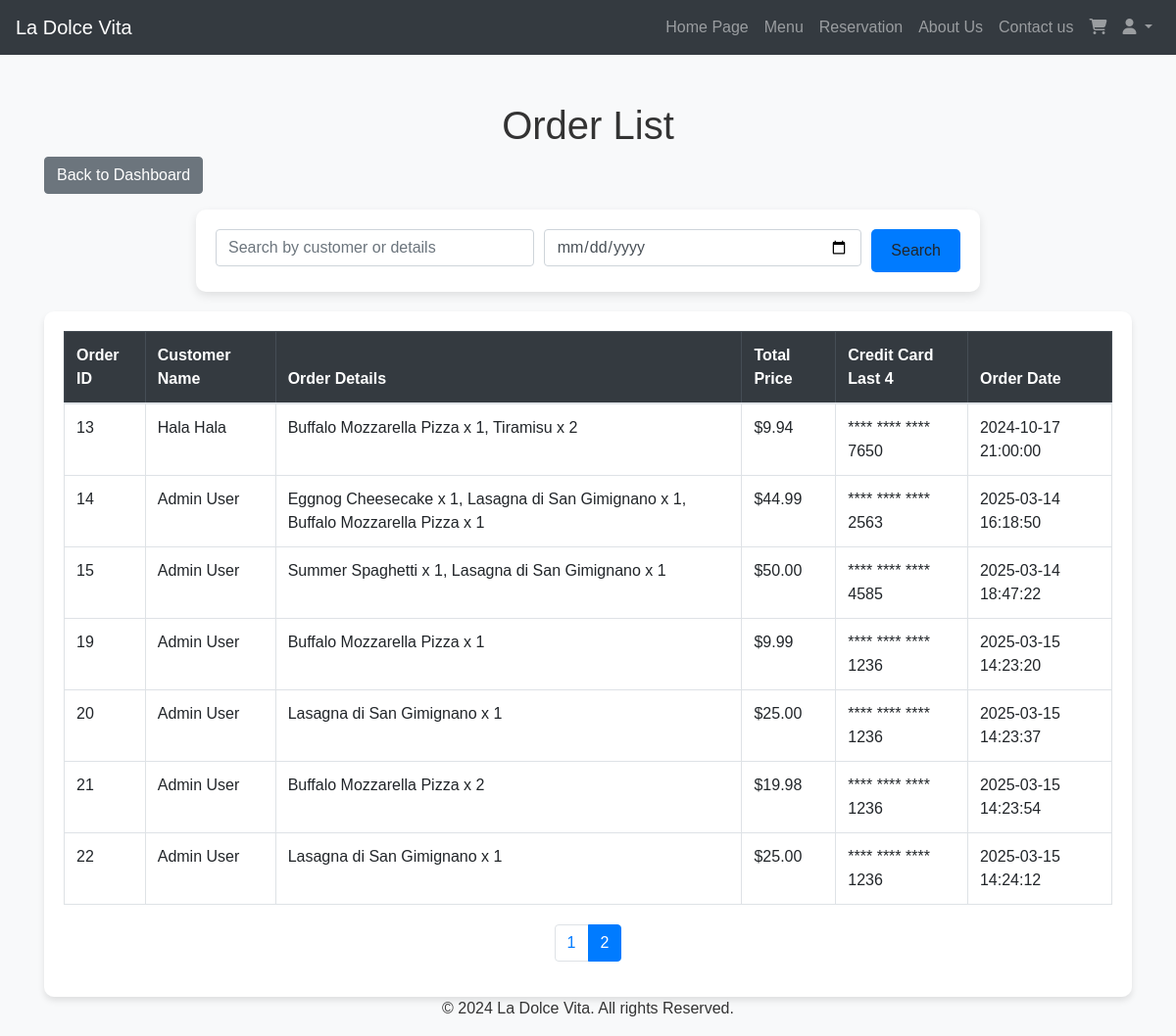
Page /index.php?page=admin_orders_list&p=2 (signed in) on the earlier database version.
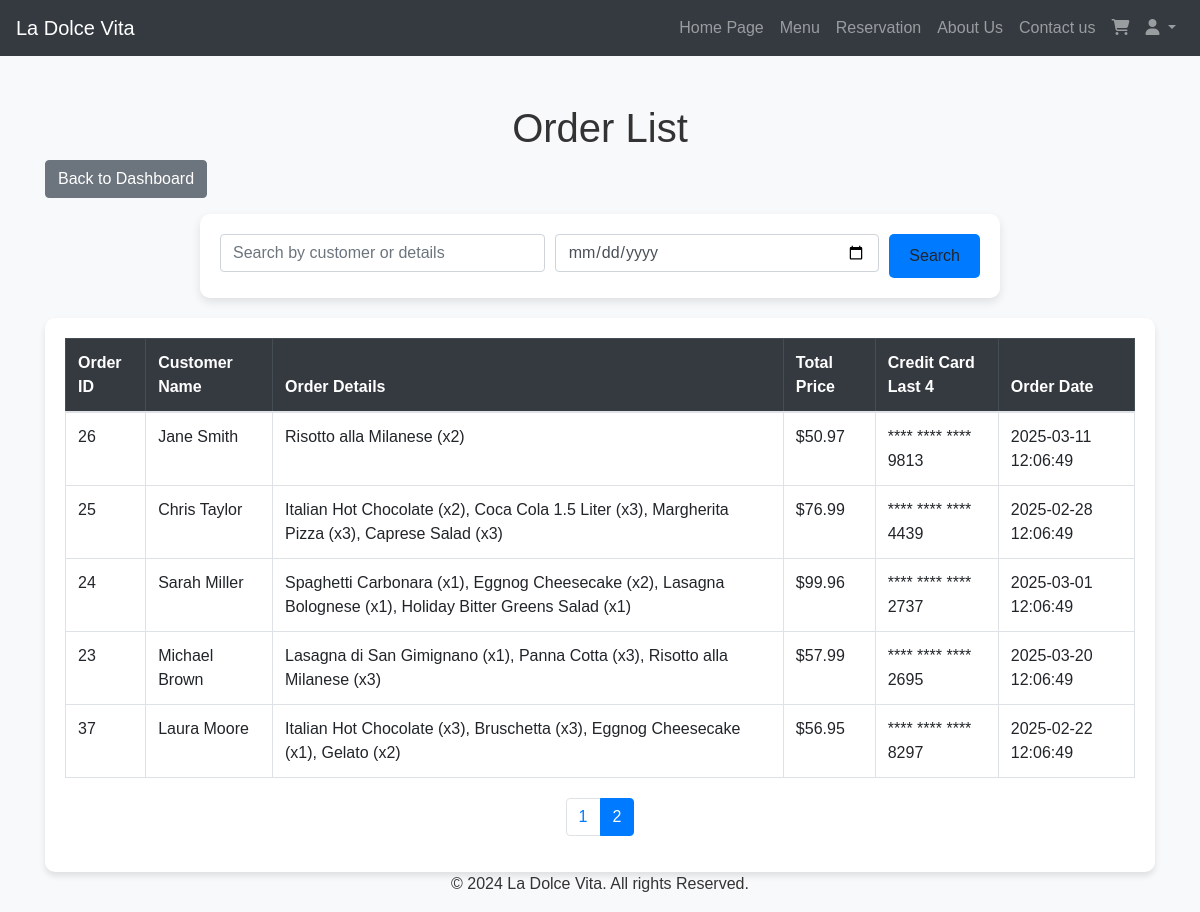
Same page on the later database version.
### tables this page shows
CREATE TABLE IF NOT EXISTS `orders` (
  `OrderID` int NOT NULL AUTO_INCREMENT,
  `CustomerID` int DEFAULT NULL,
  `OrderDetails` text NOT NULL,
  `TotalPrice` decimal(10,2) NOT NULL,
  `CreditCardLast4` char(4) NOT NULL,
  `OrderDate` timestamp NULL DEFAULT CURRENT_TIMESTAMP,
  PRIMARY KEY (`OrderID`)
);

CREATE TABLE IF NOT EXISTS `accounts` (
  `AccountID` int NOT NULL AUTO_INCREMENT,
  `FName` varchar(30) NOT NULL,
  `LName` varchar(30) NOT NULL,
  `Username` varchar(30) NOT NULL,
  `Password` varchar(255) NOT NULL,
  `Email` varchar(50) NOT NULL,
  `Role` enum('admin','user') NOT NULL DEFAULT 'user',
  PRIMARY KEY (`AccountID`),
  UNIQUE KEY `Username` (`Username`),
  UNIQUE KEY `Email` (`Email`)
);

### src/controller/session_status.php (called while the page is built, shortened)
<?php
if (isset($_SESSION['username'])){
    $isLoggedIn = true;
    $userRole =$_SESSION['role'];
}
else{
    $isLoggedIn=false;
    $userRole='';
}
?>

### src/controller/admin/Orders.php (the view, shortened to what this page needs)
<?php include 'session_status.php';?>
<?php
require_once realpath(__DIR__ . '/../../../config/config.php');
$search_query = "";
$date_filter = "";
$limit = 10;
$p = isset($_GET['p']) ? (int)$_GET['p'] : 1;
$offset = ($p - 1) * $limit;
$sql = "SELECT O.OrderID, A.FName, A.LName, O.OrderDetails, O.TotalPrice, O.CreditCardLast4, O.OrderDate
        FROM orders O
        JOIN accounts A ON O.CustomerID = A.AccountID
        WHERE 1";
$sql .= " LIMIT ? OFFSET ?";
$stmt = $mysqli->prepare($sql);
if ($search_query && $date_filter) {
    $search_param = "%$search_query%";
    $stmt->bind_param("ssssiii", $search_param, $search_param, $search_param, $search_param, $date_filter, $limit, $offset);
} elseif ($search_query) {
    $search_param = "%$search_query%";
    $stmt->bind_param("ssssii", $search_param, $search_param, $search_param, $search_param, $limit, $offset);
} elseif ($date_filter) {
    $stmt->bind_param("sii", $date_filter, $limit, $offset);
} else {
    $stmt->bind_param("ii", $limit, $offset);
}
$stmt->execute();
$result = $stmt->get_result();
$count_sql = "SELECT COUNT(*) AS total
              FROM orders O
              JOIN accounts A ON O.CustomerID = A.AccountID
              WHERE 1";
$stmt_count = $mysqli->prepare($count_sql);
$stmt_count->execute();
$count_result = $stmt_count->get_result();
$total_row = $count_result->fetch_assoc();
$total_records = $total_row['total'];
$total_pages = ceil($total_records / $limit);
?>
<!DOCTYPE html>
<html lang="en">
<head>
    <link rel="stylesheet" href="https://cdnjs.cloudflare.com/ajax/libs/font-awesome/5.15.4/css/all.min.css">
    <link rel="stylesheet" href="https://stackpath.bootstrapcdn.com/bootstrap/4.5.2/css/bootstrap.min.css">
    <link rel="stylesheet" href="/assets/css/styles.css">
</head>
<body>
    <header id="navbar">
        <?php require_once realpath(__DIR__ . '/../../views/header.php'); ?>
    </header>
    <div class="container mt-5">
        <h1 class="text-center">Order List</h1>
        <a href="index.php?page=admin_dashboard" class="btn btn-secondary mb-3">Back to Dashboard</a>
        <div class="search-container">
            <div class="search-bar-card">
                <form method="GET" class="search-bar" action="index.php">
                    <input type="text" name="search" class="form-control" placeholder="Search by customer or details" value="<?= htmlspecialchars($search_query) ?>" style="flex: 1;">
                    <input type="date" name="date" class="form-control" value="<?= htmlspecialchars($date_filter) ?>">
                    <button type="submit" class="btn btn-search">Search</button>
                </form>
            </div>
        </div>
        <div class="table-wrapper table-responsive">
            <table class="table table-hover table-bordered">
                <thead class="table-dark">
                    <tr>
                        <th>Order ID</th>
                        <th>Customer Name</th>
                        <th>Order Details</th>
                        <th>Total Price</th>
                        <th>Credit Card Last 4</th>
                        <th>Order Date</th>
                    </tr>
                </thead>
                <tbody>
                    <?php if (mysqli_num_rows($result) > 0): ?>
                        <?php while ($row = $result->fetch_assoc()): ?>
                            <tr>
                                <td><?= htmlspecialchars($row['OrderID']) ?></td>
                                <td><?= htmlspecialchars($row['FName'] . " " . $row['LName']) ?></td>
                                <td><?= htmlspecialchars($row['OrderDetails']) ?></td>
                                <td>$<?= number_format($row['TotalPrice'], 2) ?></td>
                                <td><?php echo "**** **** **** " . htmlspecialchars($row['CreditCardLast4']); ?></td>
                                <td><?= date('Y-m-d H:i:s', strtotime($row['OrderDate'])) ?></td>
                            </tr>
                        <?php endwhile; ?>
                    <?php else: ?>
                        <tr>
                            <td colspan="6" class="text-center">No orders found.</td>
                        </tr>
                    <?php endif; ?>
                </tbody>
            </table>
            <?php if ($total_pages > 1): ?>
            <nav aria-label="Page navigation">
                <ul class="pagination justify-content-center">
                    <?php for ($i = 1; $i <= $total_pages; $i++): ?>
                        <li class="page-item <?= ($i == $p) ? 'active' : '' ?>">
                            <a class="page-link" href="index.php?page=admin_orders_list&p=<?= $i ?><?php if($search_query) echo '&search=' . urlencode($search_query); ?><?php if($date_filter) echo '&date=' . urlencode($date_filter); ?>">
                                <?= $i ?>
                            </a>
                        </li>
                    <?php endfor; ?>
                </ul>
            </nav>
            <?php endif; ?>
        </div>
    </div>
    <footer class="footer">
        <div class="container text-center">
            <p>&copy; 2024 La Dolce Vita. All rights Reserved. </p>
        </div>
    </footer>
</body>
</html>

### index.php (shortened to what this page needs)
<?php
require_once __DIR__ . '/config/config.php';
require_once __DIR__ . '/src/controller/session_status.php';
$page = isset($_GET['page']) ? $_GET['page'] : null;
switch ($page) {
  case 'admin_orders_list':
    require_once realpath(__DIR__ . '/src/controller/admin/Orders.php');
    break;
}
?>

### src/views/header.php (shortened to what this page needs)
<?php
include realpath(__DIR__ . '/../../src/controller/session_status.php');
?>
<nav class="navbar navbar-expand-lg navbar-dark bg-dark">
    <a class="navbar-brand" href="index.php?=homepage">La Dolce Vita</a>
    <div class="collapse navbar-collapse" id="navbarNav">
        <ul class="navbar-nav ml-auto">
            <li class="nav-item">
                <a class="nav-link" href="index.php?page=homepage">Home Page</a>
            </li>
            <li class="nav-item">
                <a class="nav-link" href= "index.php?page=menu">Menu</a>
            </li>
            <li class="nav-item">
                <a class="nav-link" href="index.php?page=reservation">Reservation</a>
            </li>
            <li class="nav-item">
                <a class="nav-link" href="index.php?page=about">About Us</a>
            </li>
            <li class="nav-item">
                <a class="nav-link" href="index.php?page=contactus">Contact us</a>
            </li>
            <li class="nav-item">
                <a class="nav-link" href="index.php?page=cart">
                    <i class="fas fa-shopping-cart"></i>
                </a>
            </li>
            <?php if ($isLoggedIn): ?>
                <?php if ($userRole == 'admin'): ?>
                    <li class="nav-item dropdown">
                        <a class="nav-link dropdown-toggle" href="#" id="userDropdown" role="button"
                           data-toggle="dropdown" aria-haspopup="true" aria-expanded="false">
                            <i class="fas fa-user"></i>
                        </a>
                    </li>
                <?php endif; ?>
            <?php endif; ?>
        </ul>
    </div>
</nav>

### assets/css/styles.css (style rules this page uses)
* { margin: 0; padding: 0; box-sizing: border-box; }
body { font-family: 'Arial', sans-serif; color: #333; }

### src/controller/admin/Orders.php (style rules this page uses)
body { background-color: #f8f9fa; }
h1 { margin-top: 30px; color: #333; }
.search-container { display: flex; justify-content: center; margin-bottom: 20px; }
.search-bar-card { background-color: #ffffff; box-shadow: 0px 4px 10px rgba(0, 0, 0, 0.1); padding: 20px; border-radius: 10px; width: 100%; max-width: 800px; }
.search-bar { display: flex; flex-wrap: wrap; gap: 10px; }
.search-bar input { flex: 1; min-width: 150px; }
.btn-search { background-color: #007bff; border: none; padding: 10px 20px; border-radius: 5px; }
.table-wrapper { box-shadow: 0px 4px 6px rgba(0, 0, 0, 0.1); background-color: #fff; border-radius: 10px; padding: 20px; margin-top: 20px; }
.pagination { margin-top: 20px; }

Differences in the rows shown:
removed orders: OrderID "13", accounts.FName+LName "Hala Hala", OrderDetails "Buffalo Mozzarella Pizza x 1, Tiramisu x 2", TotalPrice "9.94", CreditCardLast4 "7650", OrderDate "2024-10-17 21:00:00"
removed orders: OrderID "14", accounts.FName+LName "Admin User", OrderDetails "Eggnog Cheesecake x 1, Lasagna di San Gimignano x 1, Buffalo Mozzarella Pizza x 1", TotalPrice "44.99", CreditCardLast4 "2563", OrderDate "2025-03-14 16:18:50"
removed orders: OrderID "15", accounts.FName+LName "Admin User", OrderDetails "Summer Spaghetti x 1, Lasagna di San Gimignano x 1", TotalPrice "50.00", CreditCardLast4 "4585", OrderDate "2025-03-14 18:47:22"
removed orders: OrderID "19", accounts.FName+LName "Admin User", OrderDetails "Buffalo Mozzarella Pizza x 1", TotalPrice "9.99", CreditCardLast4 "1236", OrderDate "2025-03-15 14:23:20"
removed orders: OrderID "20", accounts.FName+LName "Admin User", OrderDetails "Lasagna di San Gimignano x 1", TotalPrice "25.00", CreditCardLast4 "1236", OrderDate "2025-03-15 14:23:37"
removed orders: OrderID "21", accounts.FName+LName "Admin User", OrderDetails "Buffalo Mozzarella Pizza x 2", TotalPrice "19.98", CreditCardLast4 "1236", OrderDate "2025-03-15 14:23:54"
removed orders: OrderID "22", accounts.FName+LName "Admin User", OrderDetails "Lasagna di San Gimignano x 1", TotalPrice "25.00", CreditCardLast4 "1236", OrderDate "2025-03-15 14:24:12"
added orders: OrderID "26", accounts.FName+LName "Jane Smith", OrderDetails "Risotto alla Milanese (x2)", TotalPrice "50.97", CreditCardLast4 "9813", OrderDate "2025-03-11 12:06:49"
added orders: OrderID "25", accounts.FName+LName "Chris Taylor", OrderDetails "Italian Hot Chocolate (x2), Coca Cola 1.5 Liter (x3), Margherita Pizza (x3), Caprese Salad (x3)", TotalPrice "76.99", CreditCardLast4 "4439", OrderDate "2025-02-28 12:06:49"
added orders: OrderID "24", accounts.FName+LName "Sarah Miller", OrderDetails "Spaghetti Carbonara (x1), Eggnog Cheesecake (x2), Lasagna Bolognese (x1), Holiday Bitter Greens Salad (x1)", TotalPrice "99.96", CreditCardLast4 "2737", OrderDate "2025-03-01 12:06:49"
added orders: OrderID "23", accounts.FName+LName "Michael Brown", OrderDetails "Lasagna di San Gimignano (x1), Panna Cotta (x3), Risotto alla Milanese (x3)", TotalPrice "57.99", CreditCardLast4 "2695", OrderDate "2025-03-20 12:06:49"
added orders: OrderID "37", accounts.FName+LName "Laura Moore", OrderDetails "Italian Hot Chocolate (x3), Bruschetta (x3), Eggnog Cheesecake (x1), Gelato (x2)", TotalPrice "56.95", CreditCardLast4 "8297", OrderDate "2025-02-22 12:06:49"
